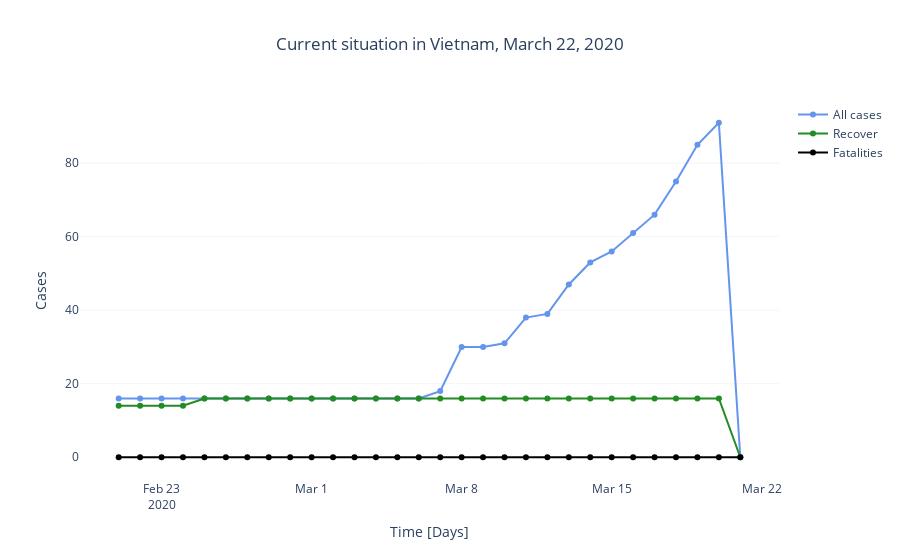

Notebook code cell kept with this figure:
### Code cell
# Cumulative cases in the country
dplot.disp_cum_jhu(ctry_cases, ctry_recov, ctry_death, country_name, mask)
